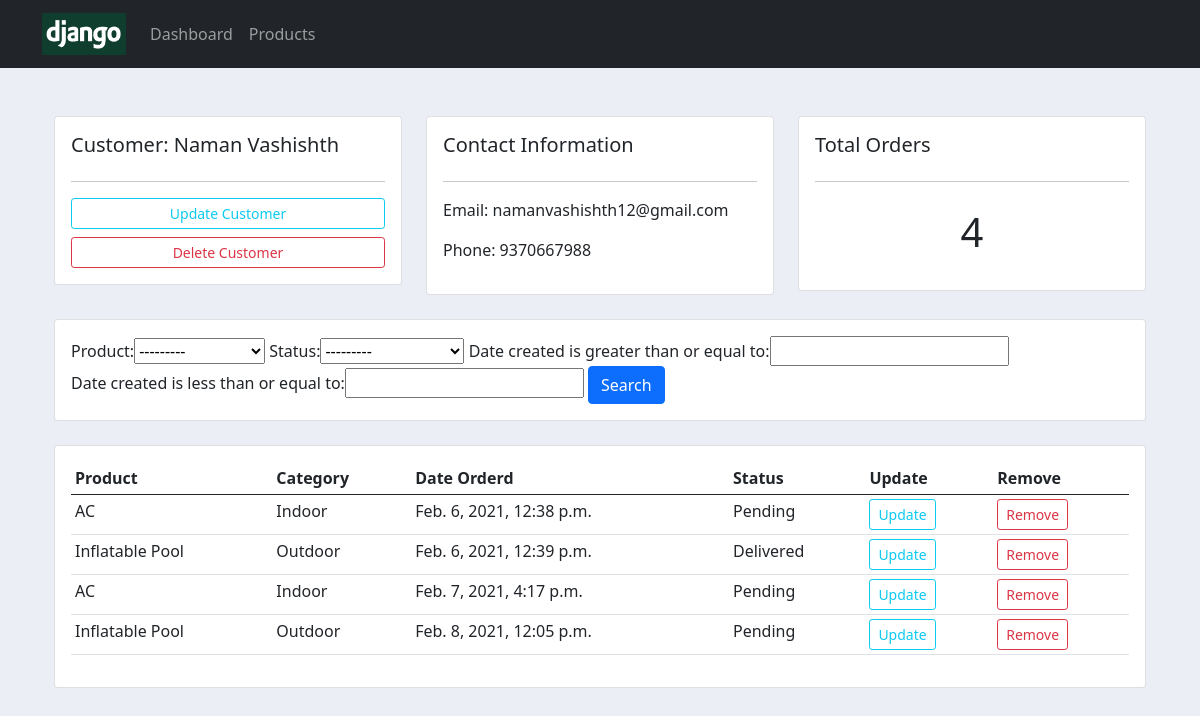
The app's page /customer/1/ with its own data.
### accounts/models.py (models this page shows, shortened)
class Customer(models.Model):
    name = models.CharField(max_length=200, null=True)
    phone = models.CharField(max_length=10, null=True)
    email = models.EmailField(max_length=100, null=True)
    date_created = models.DateTimeField(auto_now_add=True, null=True)

class Orders(models.Model):
    STATUS = (
        ('Pending', 'Pending'),
        ('Out For Delivery', 'Out For Delivery'),
        ('Delivered', 'Delivered'),
    )
    customer = models.ForeignKey(
        Customer, on_delete=models.SET_NULL, null=True)
    product = models.ForeignKey(Product, on_delete=models.SET_NULL, null=True)
    date_created = models.DateTimeField(auto_now_add=True, null=True)
    status = models.CharField(max_length=100, null=True, choices=STATUS)
    class Meta:
        verbose_name_plural = 'Orders'
        verbose_name = 'Order'

class Product(models.Model):
    CATEGORY = (
        ('Indoor', 'Indoor'),
        ('Outdoor', 'Outdoor'),
    )
    name = models.CharField(max_length=200, null=True)
    price = models.FloatField(max_length=10, null=True)
    category = models.CharField(max_length=100, null=True, choices=CATEGORY)
    description = models.TextField(max_length=1000, null=True, blank=True)
    tags = models.ManyToManyField(Tag)
    date_created = models.DateTimeField(auto_now_add=True, null=True)
    def __str__(self):
        return self.name

### accounts/views.py (the view)
# urls.py: path('customer/<int:pk>/', views.customer, name='customer'),
def customer(request, pk):
    customer = Customer.objects.get(pk=pk)
    orders = customer.orders_set.all()
    myFilter = OrdersFilter(request.GET, queryset=orders)
    orders = myFilter.qs
    template = 'accounts/customer.html'
    context = {
        'customer': customer,
        'orders': orders,
        'myFilter': myFilter
    }
    return render(request, template, context)

### accounts/templates/accounts/customer.html
{% extends 'base.html' %}{% block content %}
<div class="row">
  <div class="col-md">
    <div class="card card-body">
      <h5>Customer: {{ customer.name }}</h5>
      <hr />
      <a class="btn btn-outline-info btn-sm btn-block mb-2" href="{% url 'accounts:update_customer' customer.id %}"
        >Update Customer</a
      >
      <a class="btn btn-outline-danger btn-sm btn-block" href="{% url 'accounts:delete_customer' customer.id %}"
        >Delete Customer</a
      >
    </div>
  </div>
  <div class="col-md">
    <div class="card card-body">
      <h5>Contact Information</h5>
      <hr />
      <p>Email: {{ customer.email }}</p>
      <p>Phone: {{ customer.phone }}</p>
    </div>
  </div>
  <div class="col-md">
    <div class="card card-body">
      <h5>Total Orders</h5>
      <hr />
      <h1 style="text-align: center; padding: 10px">{{ orders.count }}</h1>
    </div>
  </div>
</div>
<br />
<div class="row">
  <div class="col">
    <div class="card card-body">
      <form method="get">
        {{ myFilter.form }}
        <button class="btn btn-primary" type="submit">Search</button>
      </form>
    </div>
  </div>
</div>
<br />
<div class="row">
  <div class="col-md">
    <div class="card card-body">
      <table class="table table-sm">
        <tr>
          <th>Product</th>
          <th>Category</th>
          <th>Date Orderd</th>
          <th>Status</th>
          <th>Update</th>
          <th>Remove</th>
        </tr>
        <tbody>
          {% for order in orders %}
          <tr>
            <td>{{ order.product.name }}</td>
            <td>{{ order.product.category }}</td>
            <td>{{ order.date_created }}</td>
            <td>{{ order.status }}</td>
            <td><a href="{% url 'accounts:update_order' order.id %}" class="btn btn-sm btn-outline-info">Update</a></td>
            <td
              ><a href="{% url 'accounts:delete_order' order.id %}" class="btn btn-sm btn-outline-danger">Remove</a></td
            >
          </tr>
          {% endfor %}
        </tbody>
      </table>
    </div>
  </div>
</div>
{% endblock %}

### accounts/static/css/index.css (style rules this page uses)
body { background-color: #ebeff5; }
.row { margin: auto; }

### records on screen
Customer: name "Naman Vashishth", email "namanvashishth12@gmail.com", phone "9370667988"
Orders: product.name "AC", product.category "Indoor", date_created "Feb. 6, 2021, 12:38 p.m.", status "Pending"
Orders: product.name "Inflatable Pool", product.category "Outdoor", date_created "Feb. 6, 2021, 12:39 p.m.", status "Delivered"
Orders: product.name "AC", product.category "Indoor", date_created "Feb. 7, 2021, 4:17 p.m.", status "Pending"
Orders: product.name "Inflatable Pool", product.category "Outdoor", date_created "Feb. 8, 2021, 12:05 p.m.", status "Pending"

### other values on screen
{{ orders.count }} "4"
